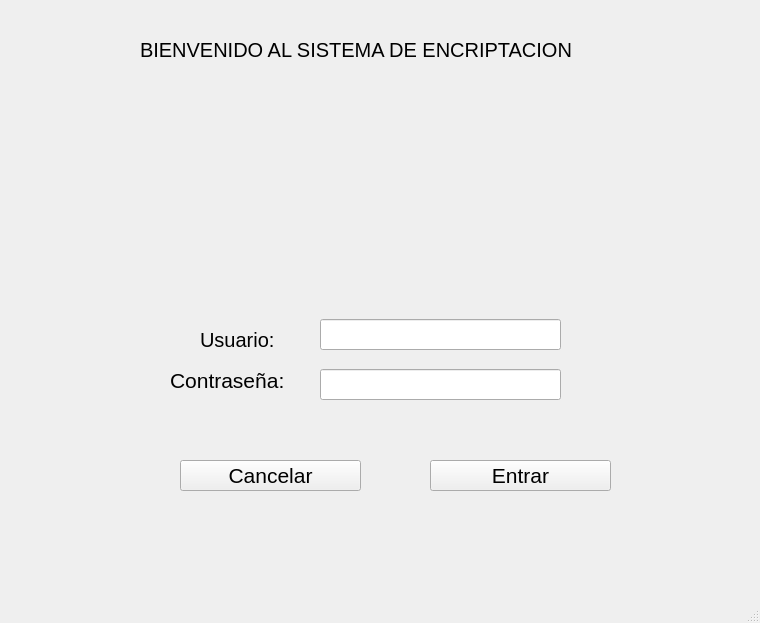
<?xml version="1.0" encoding="UTF-8"?>
<ui version="4.0">
 <class>MainWindow</class>
 <widget class="QMainWindow" name="MainWindow">
  <property name="geometry">
   <rect>
    <x>0</x>
    <y>0</y>
    <width>760</width>
    <height>623</height>
   </rect>
  </property>
  <property name="minimumSize">
   <size>
    <width>760</width>
    <height>623</height>
   </size>
  </property>
  <property name="maximumSize">
   <size>
    <width>760</width>
    <height>623</height>
   </size>
  </property>
  <property name="windowTitle">
   <string>Pantalla de acceso</string>
  </property>
  <widget class="QWidget" name="centralwidget">
   <widget class="QLabel" name="label">
    <property name="geometry">
     <rect>
      <x>200</x>
      <y>330</y>
      <width>91</width>
      <height>20</height>
     </rect>
    </property>
    <property name="font">
     <font>
      <pointsize>15</pointsize>
     </font>
    </property>
    <property name="text">
     <string>Usuario:</string>
    </property>
   </widget>
   <widget class="QLabel" name="label_2">
    <property name="geometry">
     <rect>
      <x>170</x>
      <y>370</y>
      <width>141</width>
      <height>21</height>
     </rect>
    </property>
    <property name="font">
     <font>
      <pointsize>16</pointsize>
     </font>
    </property>
    <property name="text">
     <string>Contraseña:</string>
    </property>
   </widget>
   <widget class="QLineEdit" name="txtUser">
    <property name="geometry">
     <rect>
      <x>320</x>
      <y>319</y>
      <width>241</width>
      <height>31</height>
     </rect>
    </property>
    <property name="font">
     <font>
      <pointsize>16</pointsize>
     </font>
    </property>
   </widget>
   <widget class="QLineEdit" name="txtPassword">
    <property name="geometry">
     <rect>
      <x>320</x>
      <y>369</y>
      <width>241</width>
      <height>31</height>
     </rect>
    </property>
    <property name="font">
     <font>
      <pointsize>16</pointsize>
     </font>
    </property>
   </widget>
   <widget class="QPushButton" name="btnEntrar">
    <property name="geometry">
     <rect>
      <x>430</x>
      <y>460</y>
      <width>181</width>
      <height>31</height>
     </rect>
    </property>
    <property name="font">
     <font>
      <pointsize>16</pointsize>
      <weight>50</weight>
      <bold>false</bold>
     </font>
    </property>
    <property name="text">
     <string>Entrar</string>
    </property>
    <property name="icon">
     <iconset>
      <normaloff>imagenes/aceptar.png</normaloff>imagenes/aceptar.png</iconset>
    </property>
   </widget>
   <widget class="QLabel" name="label_3">
    <property name="geometry">
     <rect>
      <x>140</x>
      <y>40</y>
      <width>521</width>
      <height>20</height>
     </rect>
    </property>
    <property name="font">
     <font>
      <pointsize>15</pointsize>
     </font>
    </property>
    <property name="text">
     <string>BIENVENIDO AL SISTEMA DE ENCRIPTACION</string>
    </property>
   </widget>
   <widget class="QLabel" name="label_4">
    <property name="geometry">
     <rect>
      <x>350</x>
      <y>110</y>
      <width>131</width>
      <height>141</height>
     </rect>
    </property>
    <property name="text">
     <string/>
    </property>
    <property name="pixmap">
     <pixmap>imagenes/proteger.png</pixmap>
    </property>
    <property name="scaledContents">
     <bool>true</bool>
    </property>
   </widget>
   <widget class="QPushButton" name="btnCancelar">
    <property name="geometry">
     <rect>
      <x>180</x>
      <y>460</y>
      <width>181</width>
      <height>31</height>
     </rect>
    </property>
    <property name="font">
     <font>
      <pointsize>16</pointsize>
      <weight>50</weight>
      <bold>false</bold>
     </font>
    </property>
    <property name="text">
     <string>Cancelar</string>
    </property>
    <property name="icon">
     <iconset>
      <normaloff>imagenes/cancelar.png</normaloff>imagenes/cancelar.png</iconset>
    </property>
   </widget>
  </widget>
  <widget class="QMenuBar" name="menubar">
   <property name="geometry">
    <rect>
     <x>0</x>
     <y>0</y>
     <width>760</width>
     <height>26</height>
    </rect>
   </property>
  </widget>
  <widget class="QStatusBar" name="statusbar"/>
 </widget>
 <resources/>
 <connections/>
</ui>
